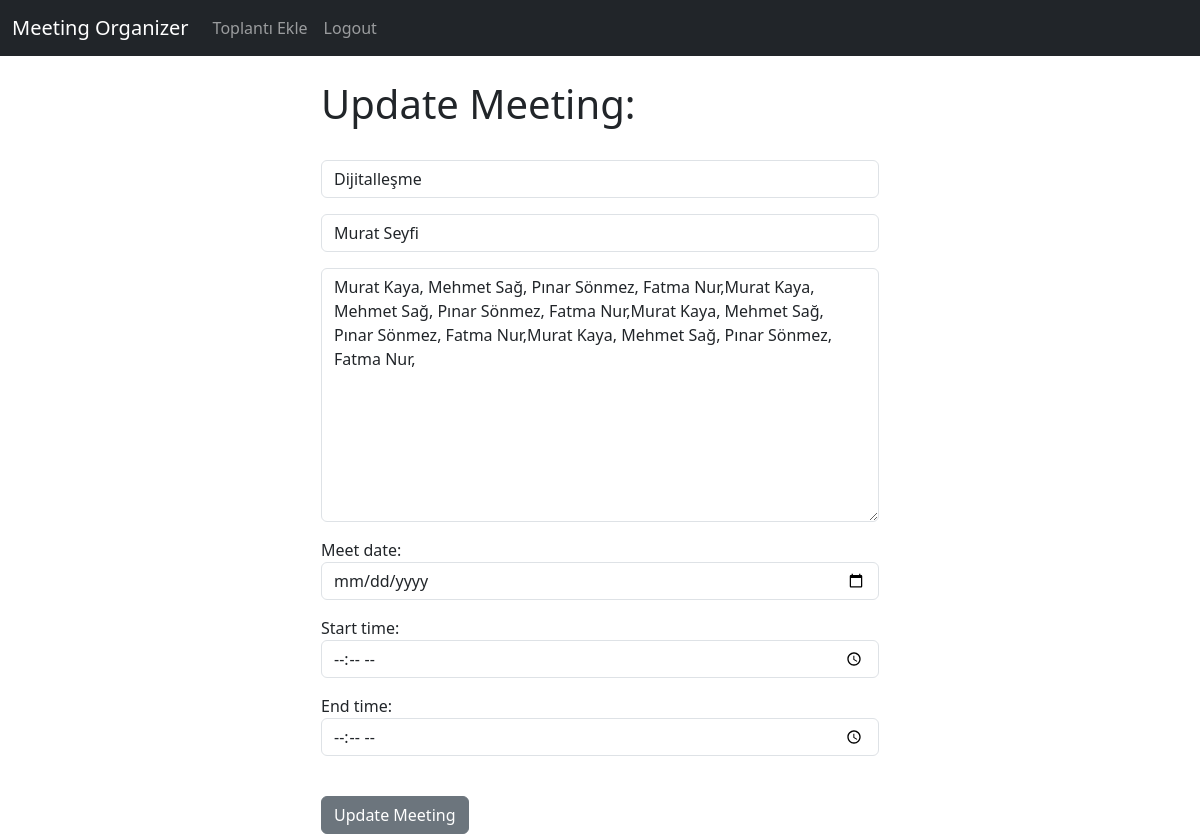
Page /update_record/3 (signed in) on the committed database.
### website/models.py (models this page shows, shortened)
class Record(models.Model):
    created_at = models.DateTimeField(auto_now_add=True)
    meet_subject = models.CharField(max_length=200)
    organizer = models.CharField(max_length=100)
    participants = models.TextField()
    meet_date = models.DateField(auto_now=True)
    start_time = models.TimeField(auto_now=True)
    end_time = models.TimeField(auto_now=True)

### website/views.py (the view)
# urls.py: path('update_record/<int:pk>', views.update_record, name='update_record'),
def update_record(request, pk):
    if request.user.is_authenticated:
        current_record = Record.objects.get(id=pk)
        form = AddRecordForm(request.POST or None, instance=current_record)
        if form.is_valid():
            form.save()
            messages.success(request, "Record Has Been Updated... ")
            return redirect('home')
        return render(request, 'update_record.html', {'form':form})
    else:
        messages.success(request, "You Must Be Logged In To View That Page... ")
        return redirect('home')

### website/forms.py
class AddRecordForm(forms.ModelForm):
    meet_subject = forms.CharField(required=True, widget=forms.widgets.TextInput(attrs={"placeholder":"Toplantı Konusu", "class":"form-control"}), label="")
    organizer = forms.CharField(required=True, widget=forms.widgets.TextInput(attrs={"placeholder":"Organizatör", "class":"form-control"}), label="")
    participants = forms.CharField(required=True, widget=forms.widgets.Textarea(attrs={"placeholder":"Katılımcılar", "class":"form-control"}), label="")
    meet_date = forms.DateField(required=True, widget=forms.widgets.DateInput(attrs={'type': 'date', 'placeholder': 'yyyy-mm-dd (DOB)','class': 'form-control'}))
    start_time = forms.TimeField(required=True, widget=forms.widgets.TimeInput(attrs={'type': 'time', 'placeholder': 'HH:MM (DOB)','class': 'form-control'}))
    end_time = forms.TimeField(required=True, widget=forms.widgets.TimeInput(attrs={'type': 'time', 'placeholder': 'HH:MM (DOB)','class': 'form-control'}))
    class Meta:
        model = Record
        exclude = ("user", )

### website/templates/update_record.html (shortened to what this page needs)
{% extends 'base.html' %}
{% block content %}
<div class="col-md-6 offset-md-3">
    <h1>Update Meeting:</h1>
    <br/>
    <form method="POST" >
        {{ form.as_p  }}
        <br />
        <button type="submit" class="btn btn-secondary">Update Meeting</button>
    </form>
</div>
{% endblock %}

### rows in the picture
Record: meet_subject "Dijitalleşme", organizer "Murat Seyfi", participants "Murat Kaya, Mehmet Sağ, Pınar Sönmez, Fatma Nur,Murat Kaya, Mehmet Sağ, Pınar Sönmez, Fatma Nur,Murat Kaya, Mehmet Sağ, Pınar Sönmez, Fatma Nur,Murat Kaya, Mehmet Sağ, Pınar Sönmez, Fatma Nur,"
